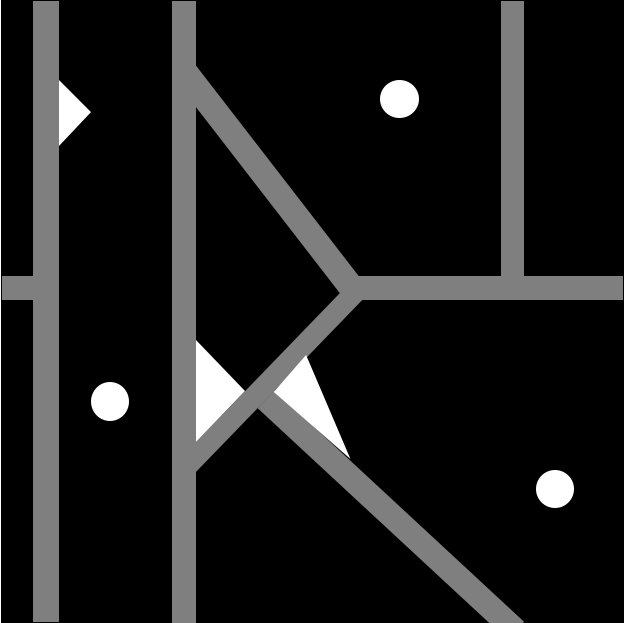
#> input picture 3.png, 627 x 623 px
$ python Kirchoff.py   (older library calls are emulated)
#> lines starting #> are read from the running program, lines starting #| are printed output that depends on the picture
#!/usr/bin/python
import numpy as np
import matplotlib.pyplot as plt

np.set_printoptions(threshold=np.nan)
from PIL import Image
import matplotlib.image as mpimg

def get_pixel_value(fname,Nsize):
#> called with fname = '3.png', Nsize = 100
    f=Image.open(fname).convert('P',colors=3)
    #f.thumbnail((Nsize, Nsize), Image.ANTIALIAS)
    #f.thumbnail((Nsize, Nsize), Image.NEAREST)
    f1=f.resize((Nsize, Nsize), Image.ANTIALIAS)
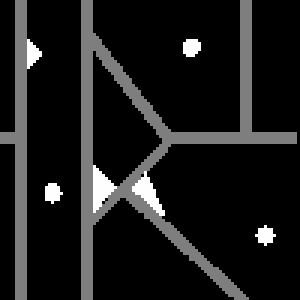
#> f1: PIL image 100x100 P (shown 3 times larger); min 0, max 254, mean 27.3
    a = np.asarray(f1)
    print(a.shape)
#| (100, 100)
    # [5 lines of commented-out code are left out]
    return(a)


class Kirchoff(object):

    #get initial Neighbour list:
    # [11 lines left out: function initial_NB_list_1D, not called in this run]

    def initial_NB_list_2D_PBC(self):
        Dmn=4 #dimension of 1D NNB list(left/right)
        self.NB=np.zeros((self.N**2,Dmn))
        #treat row BC j=0 and j=N:
        j=0 #j is col
        for i in range(self.N): #i is row
            if i==0: row_u=(self.N-1)
            else:
                row_u=i-1
            if i==(self.N-1): row_d=0
            else:
                row_d=i+1
            self.NB[i*self.N+j][0]=0
            self.NB[i*self.N+j][1]=(i*self.N+j+1)
            self.NB[i*self.N+j][2]=((row_u)*self.N+j)
            self.NB[i*self.N+j][3]=((row_d)*self.N+j)
        j=(self.N-1)
        for i in range(self.N): #i is row
            if i==0: row_u=(self.N-1)
            else:
                row_u=i-1
            if i==(self.N-1): row_d=0
            else:
                row_d=i+1
            self.NB[i*self.N+j][0]=(i*self.N+j-1)
            self.NB[i*self.N+j][1]=0
            self.NB[i*self.N+j][2]=((row_u)*self.N+j)
            self.NB[i*self.N+j][3]=((row_d)*self.N+j)
        #BC: perodic along col; not perodic along row
        for i in range(self.N):  # i is row
            if i==0: row_u=(self.N-1)
            else:
                row_u=i-1
            if i==(self.N-1): row_d=0
            else:
                row_d=i+1
            for j in range(1,self.N-1):    # j is col
                self.NB[i*self.N+j][0]=(i*self.N+j-1)   #left
                self.NB[i*self.N+j][1]=(i*self.N+j+1)   #right
                self.NB[i*self.N+j][2]=((row_u)*self.N+j) #top
                self.NB[i*self.N+j][3]=((row_d)*self.N+j) #bot
        return

    #update Voltage on node i:
    # [45 lines left out: functions update_Vi_1D, update_Vi_2D, initial_sigma_1D, not called in this run]

    def plot_contour(self,name,sigma_flat):
        xx, yy = np.meshgrid(np.arange(self.N),np.arange(self.N))
        #CS=plt.contour(xx,yy,np.log(sigma_flat.reshape(self.N,self.N)),levels=[-8,-4,-2],origin="lower")
        CS=plt.contour(xx,yy,np.log(sigma_flat.reshape(self.N,self.N)),origin="image")
        #plt.clabel(CS,inline=1, fontsize=10)
        plt.axis('off')
        #plt.xlabel('x')
        #plt.ylabel('y')
        plt.savefig(name)
        plt.close()
        return

    def initial_sigma_2D(self):
        sigma_flat=np.ones(self.N**2)
        if self.typ=="uniform":
            pass
        elif self.typ=="defects": #25% random defects
            rd_lst=np.arange((self.N-1)**2)
            np.random.shuffle(rd_lst)
            print(rd_lst)
            for i in rd_lst[:50]:
                sigma_flat[i]=1e-10
        elif self.typ=="twograins":
            for i in range(self.N):    # i is row
                sigma_flat[i*self.N+self.N//2-1]  = 1e-2
                sigma_flat[i*self.N+self.N//2]    = 1e-2
                sigma_flat[i*self.N+self.N//2+1]  = 1e-2
        elif self.typ=="arb1":
            #add a grain boundary
            for i in range(self.N):    # i is row
                sigma_flat[i*self.N+self.N//2-1]  = 1e-2
                sigma_flat[i*self.N+self.N//2]    = 1e-2
                sigma_flat[i*self.N+self.N//2+1]  = 1e-2
            sigma=sigma_flat.reshape(self.N,self.N)
            #add a large circle GB
            center=self.N//2
            quarter=self.N//4
            for i in range(self.N):    # i is row
                for j in range(self.N):    # j is row
                    if  ((i-center)**2+(j-center)**2<quarter**2) :
                        sigma[i][j]=1e-2
            #add a small circle void
            for i in range(self.N):    # i is row
                for j in range(self.N):    # j is row
                    if  ((i-center)**2+(j-center)**2<(quarter//2)**2) :
                        sigma[i][j]=1e-8
            sigma_flat=sigma.flatten('C')
            #self.plot_contour('arb1_1void_2grain.pdf',sigma_flat)
        else:
            order=get_pixel_value(self.typ,self.N)
            ng=np.negative(2.0*order,dtype='f')
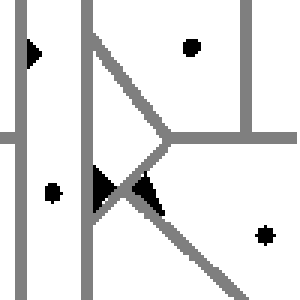
#> ng: shape (100, 100) float32 (shown 3 times larger); min -4, max 0, mean -0.432; drawn with min black and max white
            #print(order)
            print(order.shape)
#| (100, 100)
            sigma=np.power(10, ng, dtype='f')
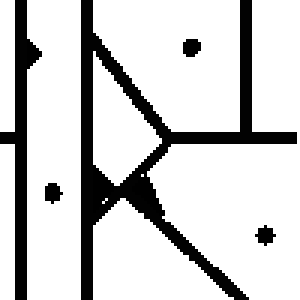
#> sigma: shape (100, 100) float32 (shown 3 times larger); min 0.0001, max 1, mean 0.81
            #print(sigma)
            print(sigma.shape)
#| (100, 100)
            sigma_flat=sigma.flatten('C')
#> sigma_flat = 10000 values, max 1 at index 0, min 0.0001 at index 1309, mean 0.81
            self.plot_contour('tmp.pdf',sigma_flat)
#> in plot_contour, `CS=plt.contour(xx,yy,np.log(sigma_flat.reshape(self.N,self.N)),origin=..`:
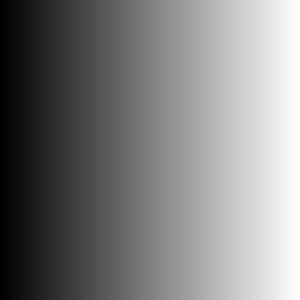
#> xx: shape (100, 100) int64 (shown 3 times larger); min 0, max 99, mean 49.5; drawn with min black and max white
#> in plot_contour, `plt.savefig(name)`:
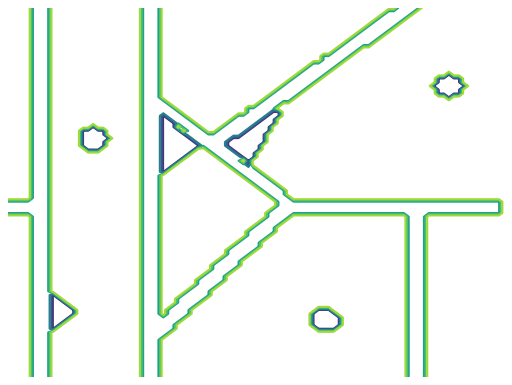
#> figure drawn by matplotlib, 1 panel
        return sigma_flat


    # [11 lines left out: functions initial_g_1D, initial_g_2D, not called in this run]

    #get initial Voltage on each node:
    def initial_V_1D(self):
        self.V[0]=self.V_A
        return

    def initial_V_2D(self):
        self.V_flat=self.V.flatten('C')
        for i in range(self.N):
            self.V_flat[i*self.N+0]=self.V_A
        return

    #iterative steps
    # [18 lines left out: functions iteration_1D, iteration_2D, not called in this run]

    def flat_to_V_2D(self):
        self.V=self.V_flat.reshape(self.N,self.N)
        return

    def __init__(self,D,N,typ,V_A,max_epoch):
        self.D=D
        self.N=N
        self.typ=typ
        self.V_A=V_A
        self.max_epoch=max_epoch
        if self.D==1:
            self.sigma=self.initial_sigma_1D()
            self.V=np.zeros(self.N)
            self.initial_V_1D()
            self.initial_NB_list_1D()
            self.g=np.zeros((self.N,self.N))
            self.initial_g_1D()
            self.iteration_1D()
        elif self.D==2:
            self.sigma=self.initial_sigma_2D()
#> self.sigma has the same summary as sigma_flat in initial_sigma_2D
            self.V=np.zeros((self.N,self.N))
            self.initial_V_2D()
            self.initial_NB_list_2D_PBC()
            self.g=np.zeros((self.N**2,self.N**2))
            # [5 lines of commented-out code are left out]
        print(np.mean(self.V[:,-1]))
        return

#define mesh density
N=100
#define Voltage on one lhs
V_A=100.0
#define maximum iterations
#max_epoch=15000
max_epoch=1

# [16 lines of commented-out code are left out]
test_2D=Kirchoff(2,N,'3.png',V_A,max_epoch)

$ run again, with 2.png copied over 3.png
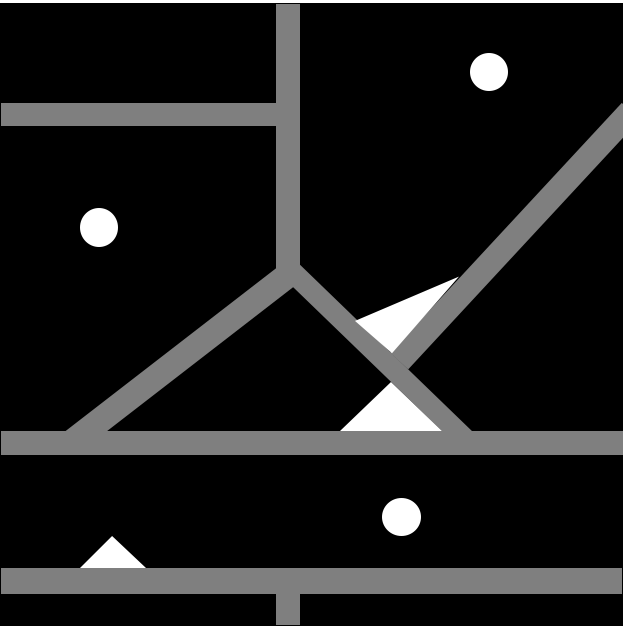
#> input picture 2.png, 623 x 627 px
#| (100, 100)
#| (100, 100)
#> in initial_sigma_2D, `sigma=np.power(10, ng, dtype='f')`:
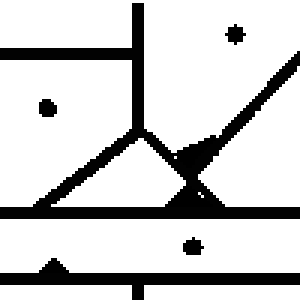
#> sigma: shape (100, 100) float32 (shown 3 times larger); min 0.0001, max 1, mean 0.81
#| (100, 100)
#> sigma_flat = 10000 values, max 1 at index 0, min 0.0001 at index 878, mean 0.81
#> in plot_contour, `plt.savefig(name)`:
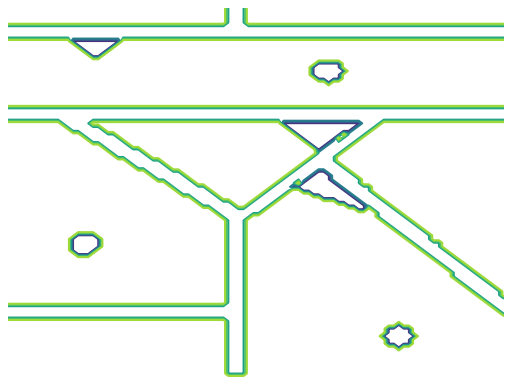
#> figure drawn by matplotlib, 1 panel
#> self.sigma has the same summary as sigma_flat in initial_sigma_2D

$ run again, with 1.png copied over 3.png
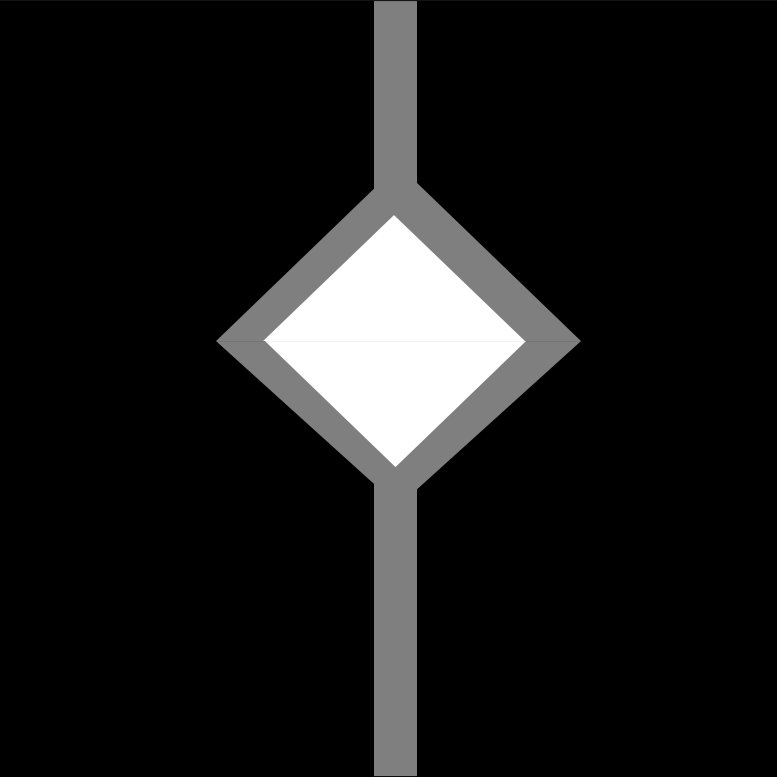
#> input picture 1.png, 777 x 777 px
#| (100, 100)
#| (100, 100)
#> in initial_sigma_2D, `sigma=np.power(10, ng, dtype='f')`:
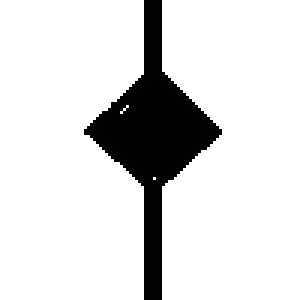
#> sigma: shape (100, 100) float32 (shown 3 times larger); min 0.0001, max 1, mean 0.863
#| (100, 100)
#> sigma_flat = 10000 values, max 1 at index 0, min 0.0001 at index 2850, mean 0.863
#> in plot_contour, `plt.savefig(name)`:
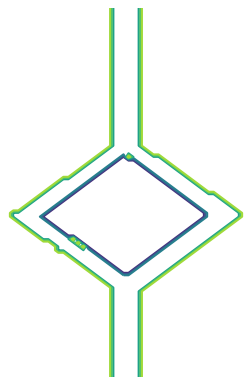
#> figure drawn by matplotlib, 1 panel
#> self.sigma has the same summary as sigma_flat in initial_sigma_2D
